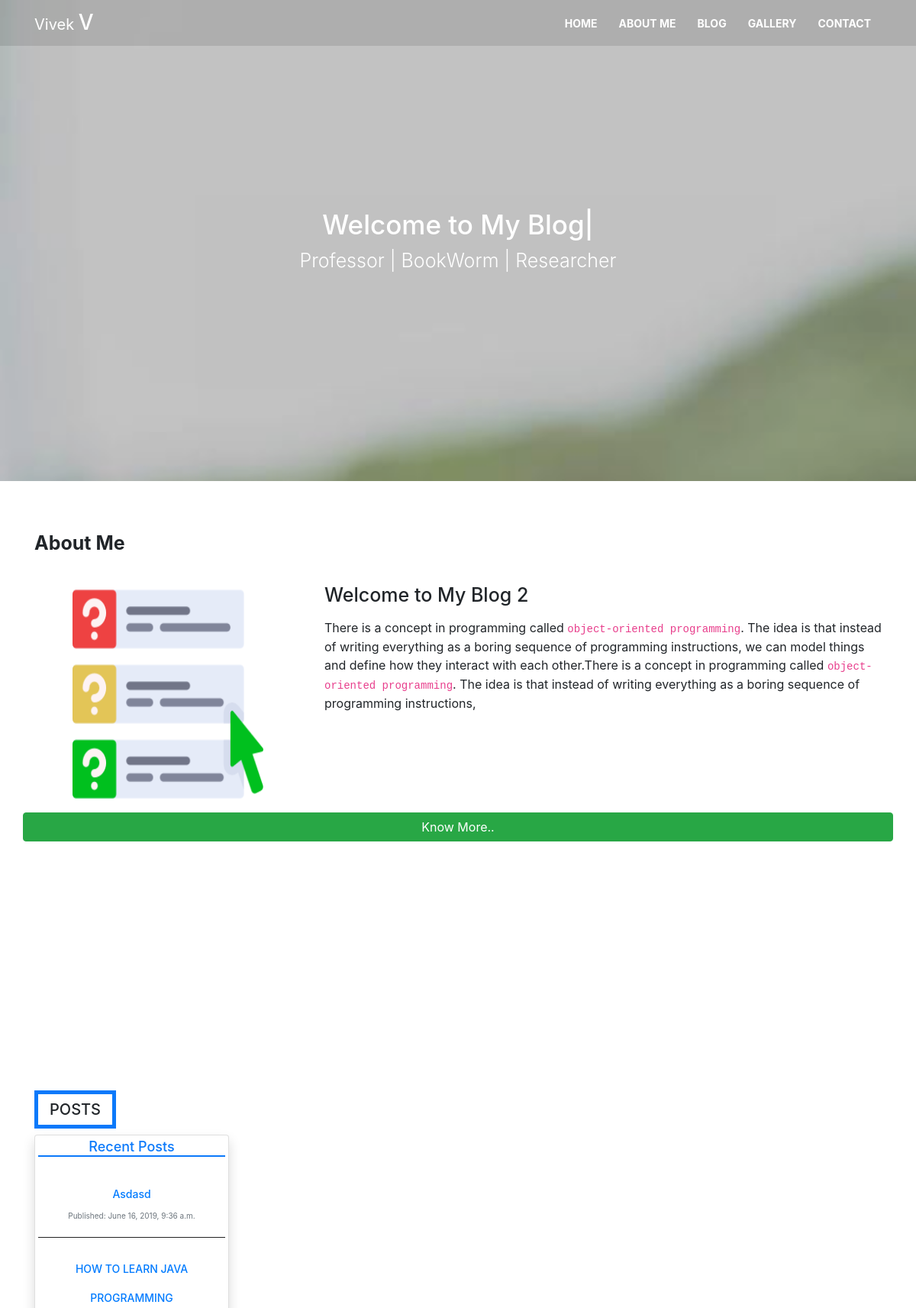
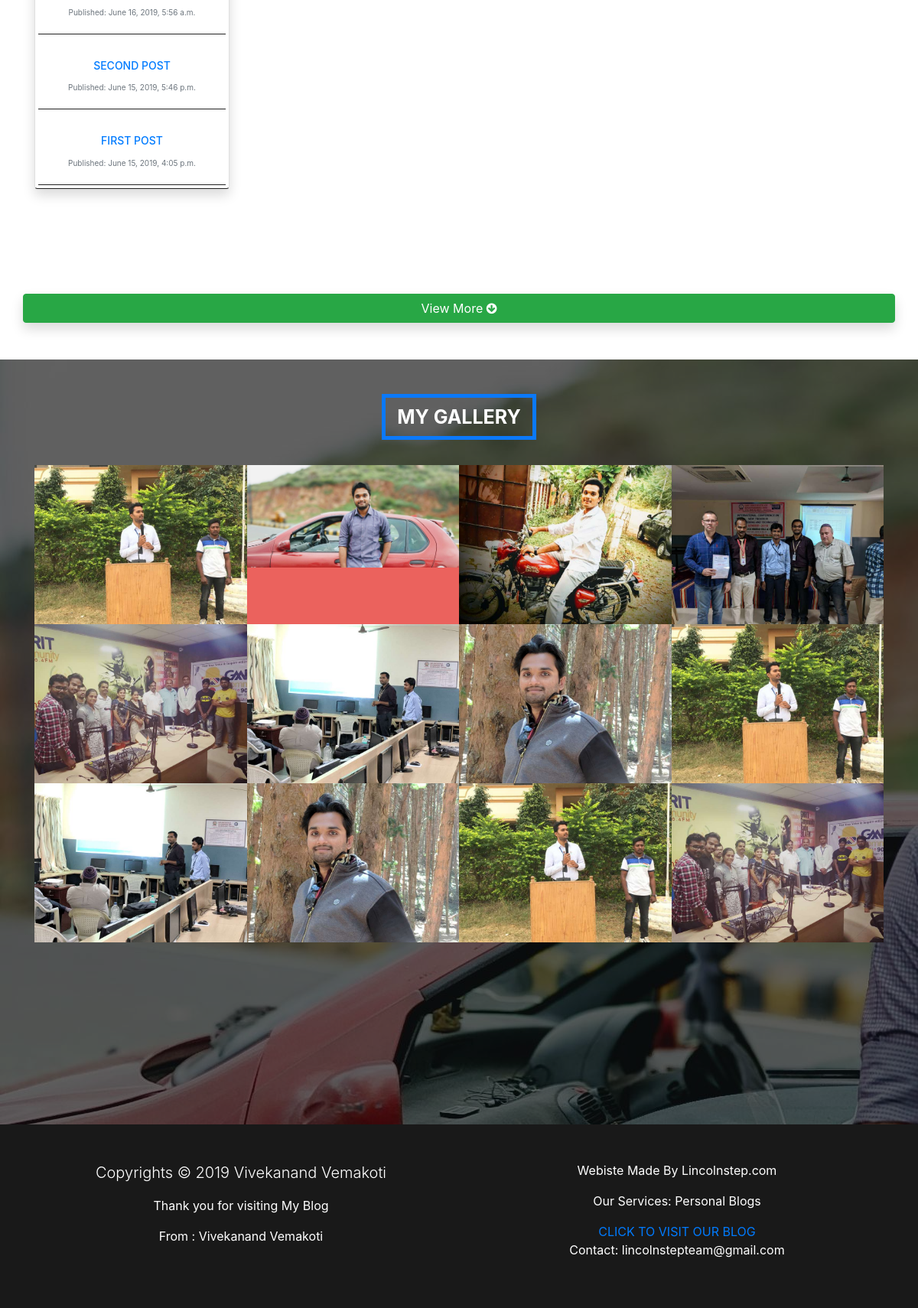
The page / on the database its author committed (2 pictures, top to bottom).
### blog/models.py (models this page shows, shortened)
class Aboutme(models.Model):
    atitle = models.CharField(max_length=200, default="Welcome to My Blog")
    aimage = models.ImageField(upload_to='blog_images',validators=[FileExtensionValidator(['jpg','gif','png'])],blank=True)
    published_date = models.DateTimeField(default=timezone.now)
    atext = RichTextField()

class Post(models.Model):
    author = models.ForeignKey(settings.AUTH_USER_MODEL, on_delete=models.CASCADE)
    title = models.CharField(max_length=200)
    text = RichTextField()
    created_date = models.DateTimeField(default=timezone.now)
    published_date = models.DateTimeField(blank=True, null=True)
    image = models.ImageField(upload_to='profile_pics',validators=[FileExtensionValidator(['jpg','gif','png'])],blank=True)

### blog/views.py (the view)
# urls.py: path('',views.home,name="home"),
def home(request):
    twoposts = Post.objects.filter(published_date__lte=timezone.now()).order_by('published_date')
    recentposts = Post.objects.filter(published_date__lte=timezone.now()).order_by('-published_date')
    mybio= Aboutme.objects.filter(published_date__lte=timezone.now()).order_by('-published_date')
    myquote=Quote.objects.filter(published_date__lte=timezone.now()).order_by('-published_date')
    return render(request, 'blog/home.html', {'twoposts':twoposts, 'recentposts':recentposts, 'mybio' : mybio , 'myquote' : myquote})

### blog/templates/blog/home.html (shortened to what this page needs)
{% extends 'blog/base.html' %}
{% load static %}
{% block bg_class %} my-header {% endblock %}
{% block bgdark_class %} my-header-dark-overlay{% endblock %}
{% block navbg %}my-navbar{% endblock %}
{% block homenav %}#showcase{% endblock %}
{% block aboutnav %}#home-aboutus-section{% endblock %}
{% block blognav %}#bloghome{% endblock %}
{% block gallerynav %}#imagegallery{% endblock %}
{% block content %}
<div class="container home">
    <div class="row">
        <div class="col-12">
            <div class="container homecentertext text-center text-white">
                <h1 class="sree"><span class="author"></span></h1>
                <p class="lead tagline">Professor | BookWorm | Researcher</p>
            </div>
        </div>
    </div>
</div>
</div>
</div>
</section>
<section id="home-aboutus-section" class="py-3">
    <div id="home-aboutus">
        <div class="home-aboutus-dark-overlay">
            <div class="container">
                <h1 class="font-weight-bold ">About Me</h1>
                <div class="row">
                {% for aboutme in mybio|slice:":1"  %}
                    <div class="col-lg-4 col-md-4 col-sm-12 col-12 aboutright">
                        {% if aboutme.aimage %}
                        <img class="img-responsive" src="{{ aboutme.aimage.url }}">
                        {% endif %}
                    </div>
                    <div class="col-lg-8 col-md-8 col-sm-12 col-12 aboutleft">
                        <h3 class="">{{aboutme.atitle}}</h3>
                        <p class="lead">{{aboutme.atext|safe}}</p>
                    </div>
                    {% endfor %}
                    <a href="{% url 'about' %}" class="btn btn-success btn-block">Know More..</a>
                </div>
            </div>
        </div>
    </div>
</section>
<section id="bloghome">
    <div class="container">
        <h1 class="text-center d-inline-block">Posts</h1>
        <div class="row">
            <div class="col-lg-3 col-md-3 col-sm-12 col-12 text-center">
                <div class="card recentposts shadow p-1 mb-3 bg-white rounded">
                    <h3 class="text-center">Recent Posts</h3>
                    {% for post in recentposts|slice:":5" %}
                    <div class="p-3 recentposts">
                        <h2 class="text-capitalize"><a class="text-capitalize" href="{% url 'post_detail' pk=post.pk %}">{{ post.title }}</a></h2>
                        <p class="mb-1 text-muted">Published: {{ post.published_date }}</p>
                    </div>
                    {% endfor %}
                </div>
            </div>
            <div class="col-lg-9 col-md-9 col-sm-12 col-12">
            </div>
            <a href="{% url 'post_list' %}" class="btn mb-5 btn-success shadow btn-block">View More <i class="fa fa-arrow-circle-down"></i> </a>
        </div>
    </div>
</section>
<section id="imagegallery">
    <div class="imagegallery-darkoverlay">
        <div class="gallery-block compact-gallery">
            <div class="container">
                <div class="heading text-center pb-5">
                    <h2 class="d-inline">My Gallery</h2>
                </div>
                <div class="row no-gutters">
                    <div class="galfirstrow col-lg-3 col-md-3 col-sm-3 col-4 item zoom-on-hover">
                        <a href="{% static 'img/gallery/pic11.jpg' %}" class="lightbox">
                            <img class="img-fluid image" src="{% static 'img/gallery/pic11.jpg'  %}" alt="">
                        </a>
                    </div>
                    <div class="galfirstrow col-lg-3 col-md-3 col-sm-3 col-4 item zoom-on-hover">
                        <a href="{% static 'img/bgvivek.jpg' %}" class="lightbox">
                            <img class="img-fluid image" src="{% static 'img/bgvivek.jpg' %}" alt="">
                        </a>
                    </div>
                    <div class="galfirstrow col-lg-3 col-md-3 col-sm-3 col-4 item zoom-on-hover">
                        <a href="{% static 'img/gallery/pic3.jpg' %}" class="lightbox">
                            <img class="img-fluid image" src="{% static 'img/gallery/pic3.jpg' %}" alt="">
                        </a>
                    </div>
                    <div class="galfirstrow col-lg-3 col-md-3 col-sm-3 col-4 item zoom-on-hover">
                        <a href="{% static 'img/gallery/pic4.jpg' %}" class="lightbox">
                            <img class="img-fluid image" src="{% static 'img/gallery/pic4.jpg' %}" alt="">
                        </a>
                    </div>
                    <div class="galsecondrow col-lg-3 col-md-3 col-sm-3 col-4 item zoom-on-hover">
                        <a href="{% static 'img/gallery/pic12.jpg' %}" class="lightbox">
                            <img class="img-fluid image" src="{% static 'img/gallery/pic12.jpg' %}" alt="">
                        </a>
                    </div>
                    <div class="galsecondrow col-lg-3 col-md-3 col-sm-3 col-4 item zoom-on-hover">
                        <a href="{% static 'img/gallery/pic6.jpg' %}" class="lightbox">
                            <img class="img-fluid image" src="{% static 'img/gallery/pic6.jpg' %}" alt="">
                        </a>
                    </div>
                    <div class="galsecondrow col-lg-3 col-md-3 col-sm-3 col-4 item zoom-on-hover">
                        <a href="{% static 'img/gallery/pic10.jpg' %}" class="lightbox">
                            <img class="img-fluid image" src="{% static 'img/gallery/pic10.jpg' %}" alt="">
                        </a>
                    </div>
                    <div class="galsecondrow col-lg-3 col-md-3 col-sm-3 col-4 item zoom-on-hover">
                        <a href="{% static 'img/gallery/pic11.jpg' %}" class="lightbox">
                            <img class="img-fluid image" src="{% static 'img/gallery/pic11.jpg' %}" alt="">
                        </a>
                    </div>
                    <div class="galthirdrow col-lg-3 col-md-3 col-sm-3 col-4 item zoom-on-hover">
                        <a href="{% static 'img/gallery/pic6.jpg' %}" class="lightbox">
                            <img class="img-fluid image" src="{% static 'img/gallery/pic6.jpg' %}" alt="">
                        </a>
                    </div>
                    <div class="galthirdrow  col-lg-3 col-md-3 col-sm-3 col-4 item zoom-on-hover">
                        <a href="{% static 'img/gallery/pic10.jpg' %}" class="lightbox">
                            <img class="img-fluid image" src="{% static 'img/gallery/pic10.jpg' %}" alt="">
                        </a>
                    </div>
                    <div class="galthirdrow col-lg-3 col-md-3 col-sm-3 col-4 item zoom-on-hover">
                        <a href="{% static 'img/gallery/pic11.jpg' %}" class="lightbox">
                            <img class="img-fluid image" src="{% static 'img/gallery/pic11.jpg' %}" alt="">
                        </a>
                    </div>
                    <div class="galthirdrow col-lg-3 col-md-3 col-sm-3 col-4 item zoom-on-hover">
                        <a href="{% static 'img/gallery/pic12.jpg' %}" class="lightbox">
                            <img class="img-fluid image" src="{% static 'img/gallery/pic12.jpg' %}" alt="">
                        </a>
                    </div>
                </div>
            </div>
        </div>
    </div>
</section>
{% endblock %}

### blog/templates/blog/base.html (shortened to what this page needs)
{% load static %}
<!doctype html>
<html lang="en">
<head>
    <link rel="stylesheet" href="https://stackpath.bootstrapcdn.com/bootstrap/4.3.1/css/bootstrap.min.css">
    <link rel="stylesheet" href="https://stackpath.bootstrapcdn.com/font-awesome/4.7.0/css/font-awesome.min.css">
       <link rel="stylesheet" href="https://cdnjs.cloudflare.com/ajax/libs/baguettebox.js/1.11.0/baguetteBox.min.css">
    <link rel="stylesheet" href="{% static "css/style.css" %}">
</head>
<body>
        <section id="showcase">
            <div class="{% block bg_class %}{% endblock %}" >
                <div class="{% block bgdark_class %}{% endblock %}">
                    <nav class="{% block navbg %}{% endblock %} navbar navbar-expand-md navbar-dark bg-dark fixed-top">
                        <div class="container">
                            <a href="{% url 'home' %}" class="navbar-brand d-none d-sm-block">Vivek <span class="h3">V</span></a>
                            <div class="collapse navbar-collapse font-weight-bold" id="myNavbar">
                                <ul class="navbar-nav ml-auto">
                                    <li class="nav-item">
                                        <a href="{% block homenav %}{% endblock %}" class="nav-link ">Home</a>
                                    </li>
                                    <li class="nav-item">
                                        <a href="{% block aboutnav %}{% endblock %}" class="nav-link">About Me</a>
                                    </li>
                                    <li class="nav-item">
                                        <a href="{% block blognav %}{% endblock %}" class="nav-link">Blog</a>
                                    </li>
                                    <li class="nav-item">
                                        <a href="{% block gallerynav %}{% endblock %}" class="nav-link">Gallery</a>
                                    </li>
                                    <li class="nav-item">
                                        <a href="{% url 'contact' %}" class="nav-link">Contact</a>
                                    </li>
                                </ul>
                            </div>
                        </div>
                    </nav>
                {% block content %}
              {% endblock %}
        <footer id="main-footer" class="py-5 text-white">
            <div class="container">
                <div class="row text-center text-white">
                    <div class="col-md-6">
                        <p class="lead">Copyrights &copy; 2019 Vivekanand Vemakoti</p>
                        <p>Thank you for visiting My Blog</p>
                        <p>From : Vivekanand Vemakoti</p>
                    </div>
                    <div class="col-md-6">
                        <p>Webiste Made By Lincolnstep.com</p>
                        <p>Our Services: Personal Blogs</p>
                        <a class="" href="htttps:lincolnstep.com"> CLICK TO VISIT OUR BLOG</a>
                        <p>Contact: lincolnstepteam@gmail.com</p>
                    </div>
                </div>
            </div>
        </footer>
    </body>
    </html>

### rows shown on the page
Aboutme: aimage (picture), atitle "Welcome to My Blog 2", atext "There is a concept in programming called object-oriented programming . The idea is that instead of writing everything as a boring sequence of programming instructions, we can model things and define how they interact with each other.There is a concept in programming called object-oriented programming . The idea is that instead of writing everything as a boring sequence of programming instructions,"
Post: title "Asdasd", published_date "June 16, 2019, 9:36 a.m."
Post: title "HOW TO LEARN JAVA PROGRAMMING", published_date "June 16, 2019, 5:56 a.m."
Post: title "SECOND POST", published_date "June 15, 2019, 5:46 p.m."
Post: title "FIRST POST", published_date "June 15, 2019, 4:05 p.m."
